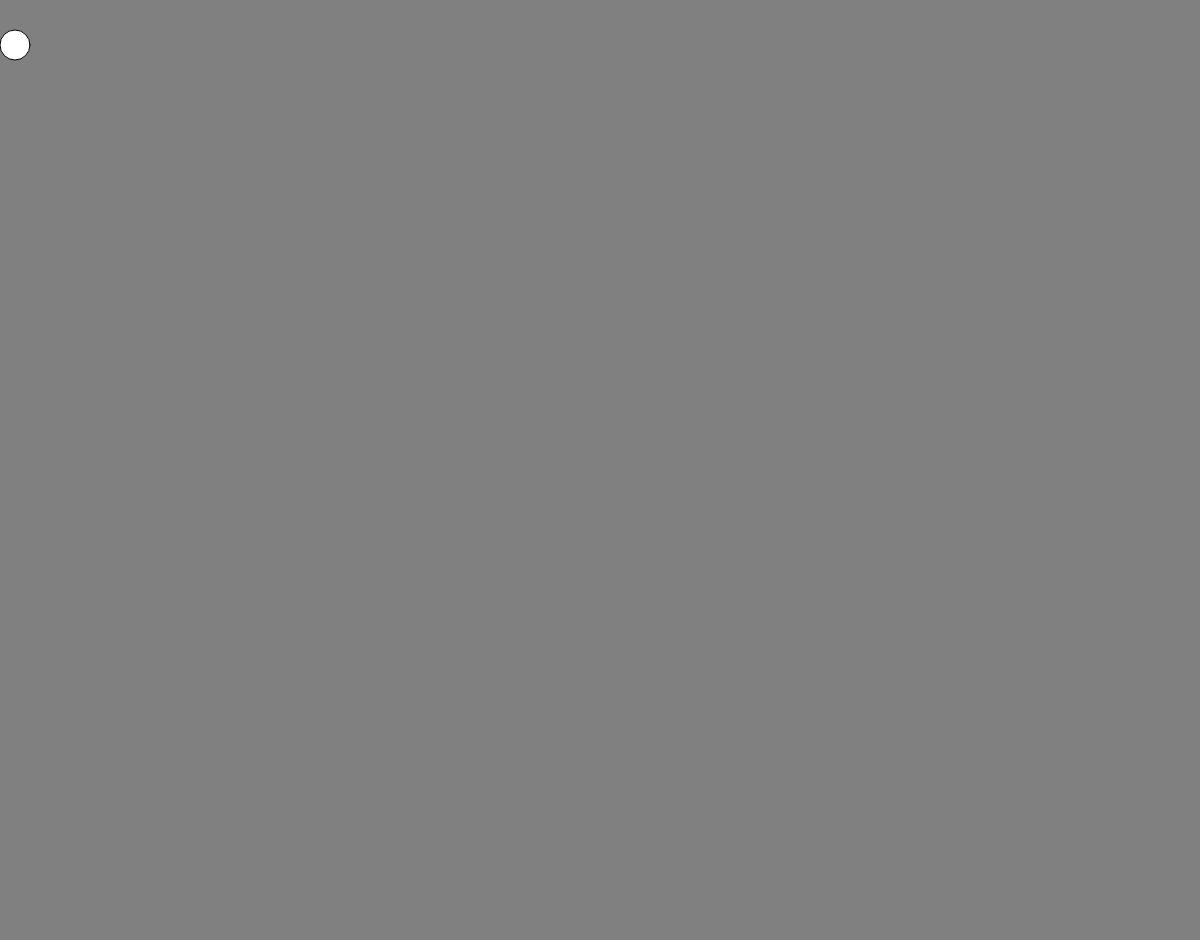
Frame 1 (no input)
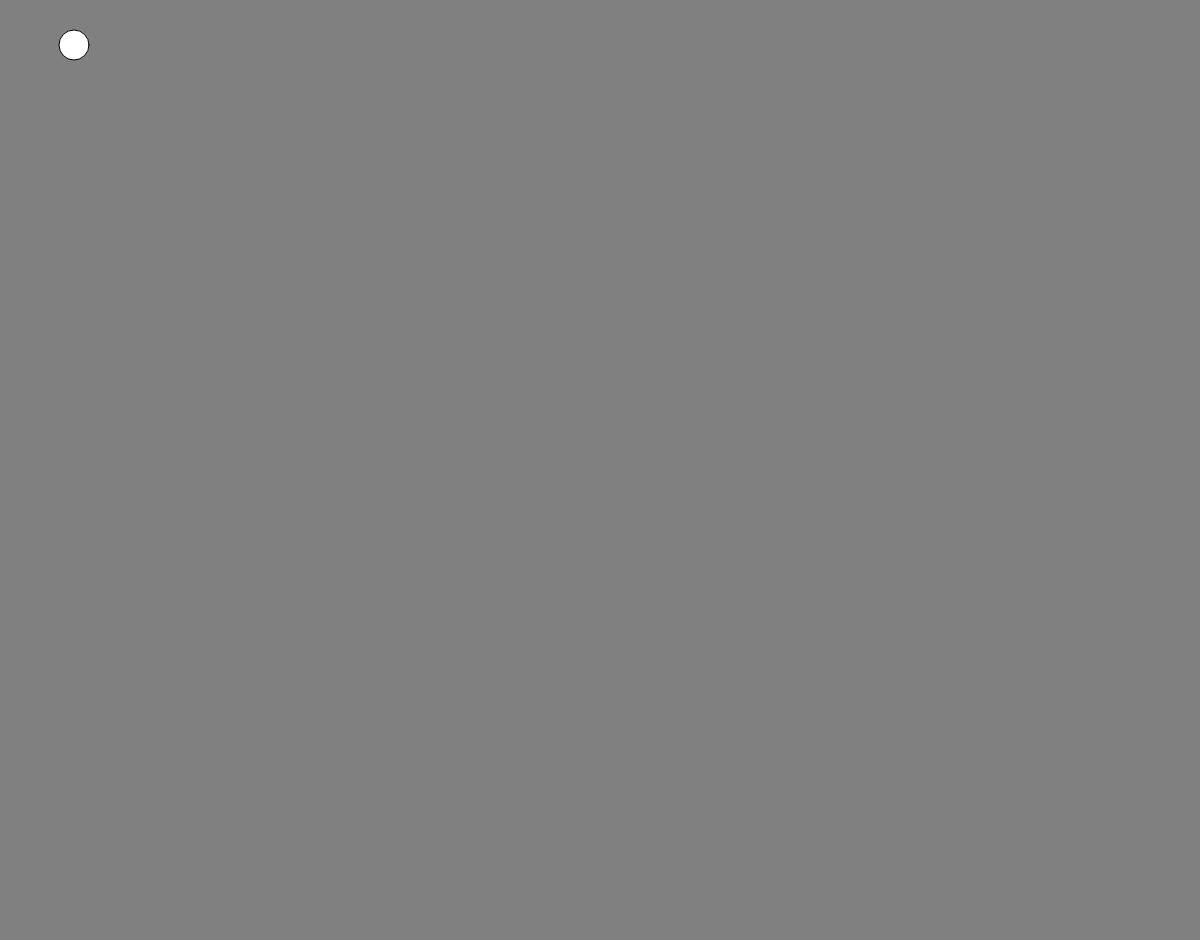
Frame 60 (no input)
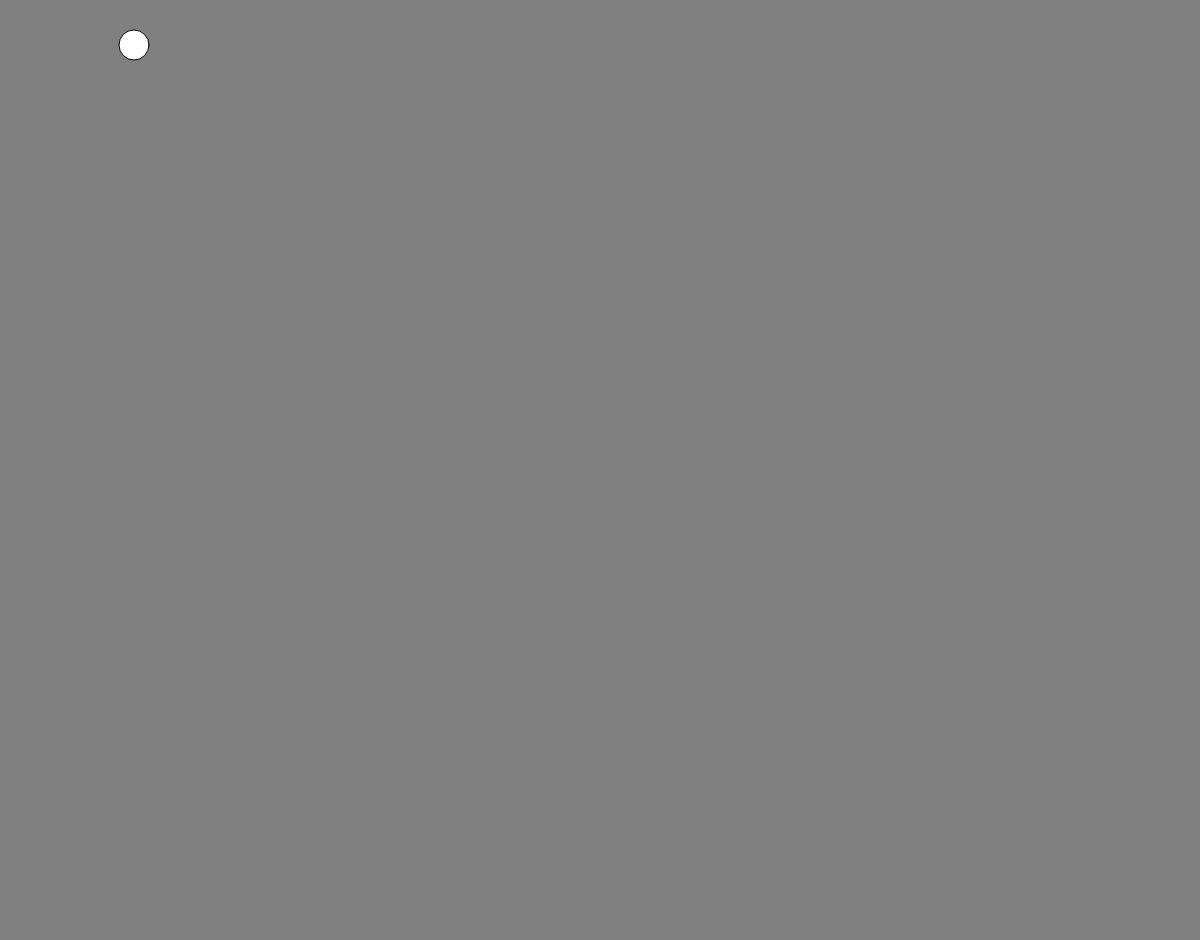
Frame 120 (the mouse pressed at the canvas centre since frame 60)

The p5.js sketch that drew these frames (run headless with seeded random() and noise() and a simulated clock; from frame 60 on, the mouse is pressed at the canvas centre):

// p5.js sketch
// ── sketch.js
// REF: https://p5js.org/reference/

let diameter = 30;
let direction = 1;
let footerSize = 60;
let footerP;
let lastNow;
let x = 0;

function setup() {
    // monitor sizes
    // createCanvas(displayWidth, displayHeight);

    createCanvas(windowWidth, windowHeight - footerSize);
    footerP = createP();
    footerSize = footerP.size().height;
    lastNow = Date.now();
}

// This is called MANY times per second.
function draw() {
    let durationMS = floor(1000 / (Date.now() - lastNow));
    lastNow = Date.now();

    background(128);

    ellipseMode(CORNER);
    circle(x, diameter, diameter, diameter);

    // changes the InnerHTML of the p5 element
    footerP.html("Iteration: " + x.toString() + " - FPS: " + durationMS.toString());

    // margin will return "16px 0px" and converting this to an int will remove the noise
    footerSize = footerP.size().height + int(footerP.style("margin")) * 2;

//    alert("footerSize" + int(footerP.style("margin")));

    if (x + diameter + direction > windowWidth)
    {
        direction = -1;
    }
    else if (x < 0)
    {
        direction = 1;
    }

    x += direction;
}

function windowResized() {
    resizeCanvas(windowWidth, windowHeight - footerSize);
  }
